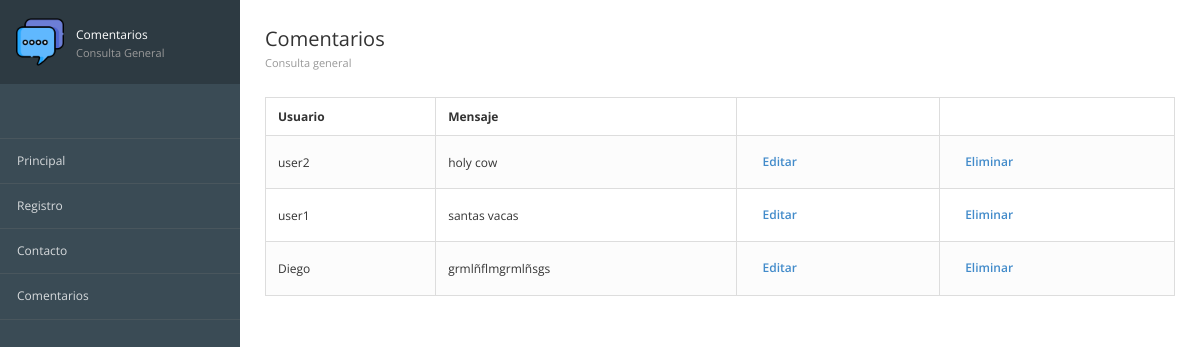
/comentarios/, run on the app's committed database.
### registros/models.py (models this page shows, shortened)
class ComentarioContacto(models.Model):
    id = models.AutoField(primary_key=True,verbose_name="Clave")
    usuario = models.TextField(verbose_name="Usuario")
    mensaje = models.TextField(verbose_name="Comentario")
    created = models.DateTimeField(auto_now_add=True,verbose_name="Registrado")
    class Meta:
        verbose_name = "Comentario Contacto"
        verbose_name_plural = "Comentarios contacto"
        ordering = ["-created"]

### registros/views.py (the view)
# urls.py: path('comentarios/',views_registros.ver_comentarios,name="ver_comentarios"),
def ver_comentarios(request):
        Comentarios = ComentarioContacto.objects.all()
        return render(request,'registros/ver_comentarios.html',{'comentarios':Comentarios})

### registros/templates/registros/ver_comentarios.html (shortened to what this page needs)
{% extends "inicio/encabezado.html" %}
{% block tilulo1 %}Comentarios{% endblock %}
{% block tilulo2 %}Consulta General{% endblock %}
{%block imagen%}
{%load static%}
{%static 'inicio/images/comentarios.png'%}
{%endblock%}
{% block contenido %}
<div class="page-content">
    <div class="page-header">
        <div class="page-title">
            <h3>Comentarios
                <small>Consulta general</small>
            </h3>
        </div>
    </div>
    <table class="table table-bordered table-striped">
        <thead>
            <tr>
                <th>Usuario</th>
                <th>Mensaje</th>
                <th></th>
                <th></th>
            </tr>
        </thead>
        <tbody>
            {% for c in comentarios %}
            <tr>
                <td>{{ c.usuario }}</td>
                <td>{{ c.mensaje }}</td>
                <td>
                    <a href="{% url 'ConsultaIndividual' c.id %}" class="btn btn-sm">Editar</a>
                </td>
                <td>
                    <a href="{% url 'Eliminar' c.id %}" class="btn btn-sm">Eliminar</a>
                </td>
            </tr>
            {% empty %}
            <tr>
                <td colspan="4">No hay comentarios registrados.</td>
            </tr>
            {% endfor %}
        </tbody>
    </table>
</div>
{% endblock %}

### inicio/static/inicio/css/londinium-theme.css (style rules this page uses)
.panel-toolbar:after, .page-header:after, .header-bar-stats .page-stats li:after, .panel-heading:after { content: ""; display: table; clear: both; }
html { height: 100%; }
body { font-family: 'Open Sans', sans-serif; font-size: 12px; position: relative; min-height: 100%; }
a { cursor: pointer; }
h1, h2, h3, h4, h5, h6, .h1, .h2, .h3, .h4, .h5, .h6 { font-weight: 600; line-height: 1.42857143; margin-top: 0; }
h3, .h3 { font-size: 20px; }
.page-header { padding: 0; margin: 0; position: relative; border: 0; }
.page-header small { display: block; font-size: 11px; color: #999; margin: 8px 0 0 0; }
.page-title { float: left; }
.page-title h3 { padding: 29px 0; margin: 0; font-weight: 400; line-height: 20px; }
.btn { padding: 7px 16px 8px 16px; font-size: 12px; font-weight: 600; border-radius: 2px; -webkit-border-radius: 2px; -moz-border-radius: 2px; -webkit-user-select: none; -moz-user-select: none; -ms-user-select: none; -o-user-select: none; user-select: none; }
.btn-sm, .btn-group-sm > .btn { padding: 6px 12px 7px 12px; font-size: 12px; line-height: 1.42857143; border-radius: 2px; }
.table { margin-bottom: 0; }
.table > thead > tr > th { border-bottom-width: 1px; outline: 0; }
.table > thead > tr > th, .table > tbody > tr > th, .table > tfoot > tr > th, .table > thead > tr > td, .table > tbody > tr > td, .table > tfoot > tr > td { vertical-align: middle; padding: 10px 12px; }
.table-striped > tbody > tr:nth-child(odd) > td, .table-striped > tbody > tr:nth-child(odd) > th, .table-hover > tbody > tr:hover > td, .table-hover > tbody > tr:hover > th { background-color: #fcfcfc; }

### data on the page
ComentarioContacto: usuario "user2", mensaje "holy cow"
ComentarioContacto: usuario "user1", mensaje "santas vacas"
ComentarioContacto: usuario "Diego", mensaje "grmlñflmgrmlñsgs"
